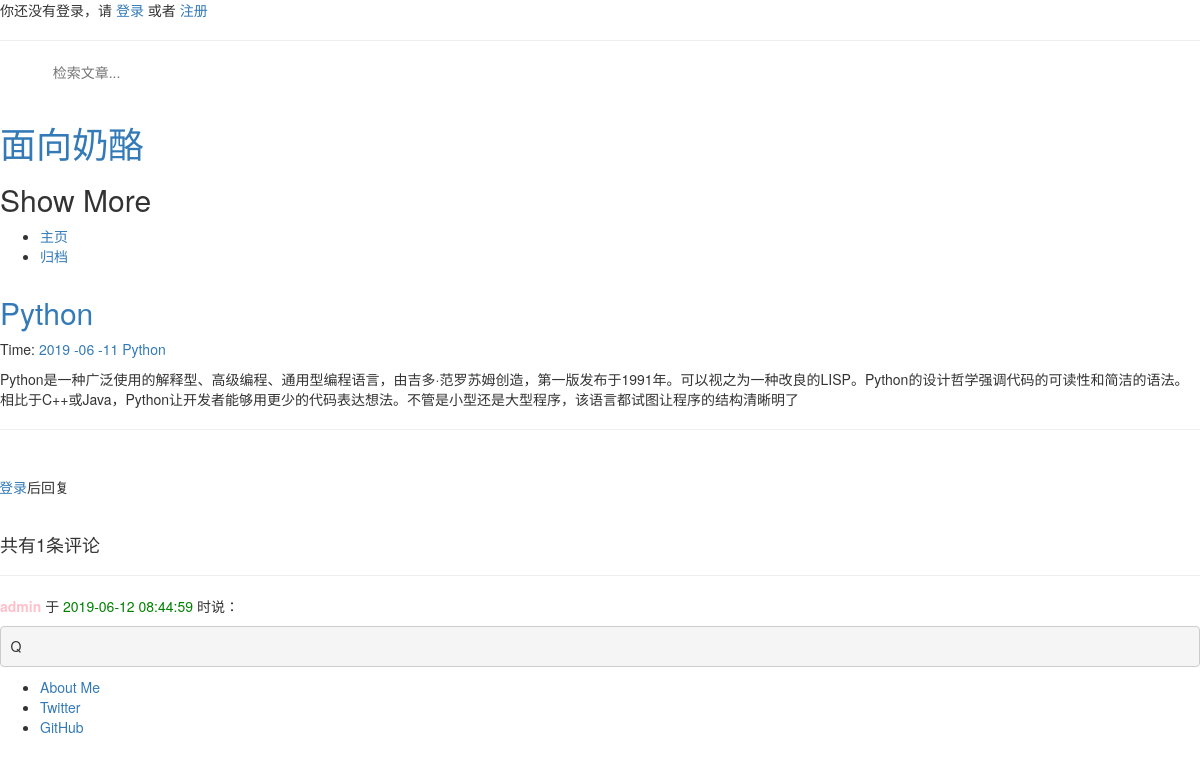
Page /detail/1/ on the committed database.
### blog/models.py (models this page shows, shortened)
class Article(models.Model):
    title_name = models.CharField(max_length=36, verbose_name=u'标题')
    body = MDTextField(verbose_name=u'正文')
    created_time = models.DateTimeField(auto_now_add=True, verbose_name=u'创建时间')
    modified_time = models.DateTimeField(auto_now=True, verbose_name=u'修改时间',)
    tags = models.ManyToManyField(Tag, blank=True, verbose_name=u'标签')
    author = models.ForeignKey(User, on_delete=models.CASCADE, verbose_name=u'作者')
    views = models.PositiveIntegerField(default=0, verbose_name=u'阅读数')
    is_top = models.BooleanField(default=False, verbose_name=u'置顶')
    is_show = models.BooleanField(default=False, verbose_name=u'发布状态')
    post_type = models.CharField(max_length=20, choices=(('post', u'博客文章'),
                                                        ('about', u'关于页面'),
                                                        ('project', u'我的项目')
                                                        ), default='post', verbose_name=u'类型')
    def get_absolute_url(self):
        return reverse('blog_app:detail', kwargs={'pk': self.pk})
    def increase_views(self):
        self.views += 1
        self.save(update_fields=['views'])
    class Meta:
        ordering = ['-is_top', '-created_time']
        verbose_name = u'文章'
        verbose_name_plural = u'文章'

class Tag(models.Model):
    name = models.CharField(max_length=20, unique=True, verbose_name=u'标签')
    class Meta:
        verbose_name = u'标签'
        verbose_name_plural = verbose_name

### comment/models.py (models this page shows, shortened)
class Comment(models.Model):
    article = models.ForeignKey(Article, on_delete=models.CASCADE, related_name='comments', default='')  # 被评论的文章
    user = models.ForeignKey(User, on_delete=models.CASCADE, related_name='comments')  # 评论者
    body = models.TextField()
    created = models.DateTimeField(auto_now_add=True)
    class Meta:
        ordering = ('created',)

### blog/views.py (the view)
# urls.py: path('detail/<int:pk>/', views.Detail.as_view(), name='detail'),  # reverse 指定 第一个参数 设置为 app_name:name
class Detail(View):
    def get(self, request, pk):
        post = get_object_or_404(Article, pk=pk)
        md = MD()
        post.body = md.convert(post.body)
        post.toc = md.toc
        post.increase_views()  # 统计访问量
        comments = Comment.objects.filter(article=pk)  # 取出评论的id
        return render(request, 'blog/detail.html', locals())

### blog/views.py (called while the page is built)
def MD():
    return markdown.Markdown(extensions=[
        'markdown.extensions.extra',
        'markdown.extensions.codehilite',
        'markdown.extensions.toc',
        TocExtension(slugify=slugify),
    ])

### templates/blog/detail.html (shortened to what this page needs)
{% extends 'blog/base.html' %}
{% load comments %}   .
{% block  content %}
<section class="post">
        <header class="post-header">
            <h2 class="post-title"><a href="{{ post.get_absolute_url }}">{{ post.title_name }}</a></h2>
        <p class="post-meta">
              Time:  <a class="post-author" href="#">{{ post.created_time |date:"Y -m -d"}}</a>
            {% for tag in post.tags.all %}
                <a class="post-category post-category-js" href="{% url 'blog_app:tags' tag.name %}">{{ tag.name }}</a>
            {% endfor %}
         </p>
        </header>
        <div class="post-description">
            <p>
                {{ post.body|safe}}
            </p>
        </div>
</section>
     <hr>
    {% if user.is_authenticated %}
        <div>
            <form
                action="{% url 'comment:post_comment' post.id %}"
                method="POST"
            >
            {% csrf_token %}
                <div class="form-group">
                    <label for="body">
                        <strong>
                            我也要发言：
                        </strong>
                    </label>
                    <textarea
                        type="text"
                        class="form-control"
                        id="body"
                        name="body"
                        rows="2"></textarea>
                </div>
                <button type="submit" class="btn btn-primary ">发送</button>
            </form>
        </div>
        <br>
    {% else %}
        <br>
        <h5 class="row justify-content-center">
            请<a href="{% url 'login' %}">登录</a>后回复
        </h5>
        <br>
    {% endif %}
    <h4>共有{{ comments.count }}条评论</h4>
    <div>
        {% for comment in comments %}
            <hr>
            <p>
                <strong style="color: pink">
                    {{ comment.user }}
                </strong> 于
                <span style="color: green">
                    {{ comment.created|date:"Y-m-d H:i:s" }}
                </span> 时说：
            </p>
            <pre style="font-family: inherit; font-size: 1em;">
{{ comment.body }}</pre>
        {% endfor %}
    </div>
</div>
{% endblock content %}

### rows in the picture
Article: title_name "Python", created_time "2019 -06 -11", body "Python是一种广泛使用的解释型、高级编程、通用型编程语言，由吉多·范罗苏姆创造，第一版发布于1991年。可以视之为一种改良的LISP。Python的设计哲学强调代码的可读性和简洁的语法。相比于C++或Java，Python让开发者能够用更少的代码表达想法。不管是小型还是大型程序，该语言都试图让程序的结构清晰明了"
Tag: name "Python"
Comment: user "admin", created "2019-06-12 08:44:59", body "Q"

### other values in the picture
{{ comments.count }} "1"
